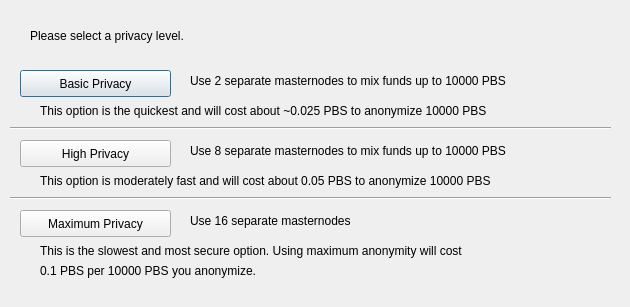
<?xml version="1.0" encoding="UTF-8"?>
<ui version="4.0">
 <class>ObfuscationConfig</class>
 <widget class="QDialog" name="ObfuscationConfig">
  <property name="geometry">
   <rect>
    <x>0</x>
    <y>0</y>
    <width>630</width>
    <height>307</height>
   </rect>
  </property>
  <property name="windowTitle">
   <string>Configure Obfuscation</string>
  </property>
  <widget class="QPushButton" name="buttonBasic">
   <property name="geometry">
    <rect>
     <x>20</x>
     <y>70</y>
     <width>151</width>
     <height>27</height>
    </rect>
   </property>
   <property name="text">
    <string>Basic Privacy</string>
   </property>
  </widget>
  <widget class="QPushButton" name="buttonHigh">
   <property name="geometry">
    <rect>
     <x>20</x>
     <y>140</y>
     <width>151</width>
     <height>27</height>
    </rect>
   </property>
   <property name="text">
    <string>High Privacy</string>
   </property>
  </widget>
  <widget class="QPushButton" name="buttonMax">
   <property name="geometry">
    <rect>
     <x>20</x>
     <y>210</y>
     <width>151</width>
     <height>27</height>
    </rect>
   </property>
   <property name="text">
    <string>Maximum Privacy</string>
   </property>
  </widget>
  <widget class="QLabel" name="label">
   <property name="geometry">
    <rect>
     <x>30</x>
     <y>20</y>
     <width>571</width>
     <height>31</height>
    </rect>
   </property>
   <property name="text">
    <string>Please select a privacy level.</string>
   </property>
  </widget>
  <widget class="QLabel" name="label_2">
   <property name="geometry">
    <rect>
     <x>190</x>
     <y>70</y>
     <width>421</width>
     <height>21</height>
    </rect>
   </property>
   <property name="text">
    <string>Use 2 separate masternodes to mix funds up to 10000 PBS</string>
   </property>
  </widget>
  <widget class="QLabel" name="label_3">
   <property name="geometry">
    <rect>
     <x>190</x>
     <y>140</y>
     <width>411</width>
     <height>21</height>
    </rect>
   </property>
   <property name="text">
    <string>Use 8 separate masternodes to mix funds up to 10000 PBS</string>
   </property>
  </widget>
  <widget class="QLabel" name="label_4">
   <property name="geometry">
    <rect>
     <x>190</x>
     <y>210</y>
     <width>421</width>
     <height>21</height>
    </rect>
   </property>
   <property name="text">
    <string>Use 16 separate masternodes</string>
   </property>
  </widget>
  <widget class="QLabel" name="label_6">
   <property name="geometry">
    <rect>
     <x>40</x>
     <y>100</y>
     <width>561</width>
     <height>21</height>
    </rect>
   </property>
   <property name="text">
    <string>This option is the quickest and will cost about ~0.025 PBS to anonymize 10000 PBS</string>
   </property>
  </widget>
  <widget class="QLabel" name="label_7">
   <property name="geometry">
    <rect>
     <x>40</x>
     <y>170</y>
     <width>561</width>
     <height>21</height>
    </rect>
   </property>
   <property name="text">
    <string>This option is moderately fast and will cost about 0.05 PBS to anonymize 10000 PBS</string>
   </property>
  </widget>
  <widget class="QLabel" name="label_8">
   <property name="geometry">
    <rect>
     <x>40</x>
     <y>240</y>
     <width>561</width>
     <height>21</height>
    </rect>
   </property>
   <property name="text">
    <string>This is the slowest and most secure option. Using maximum anonymity will cost</string>
   </property>
  </widget>
  <widget class="QLabel" name="label_9">
   <property name="geometry">
    <rect>
     <x>40</x>
     <y>260</y>
     <width>561</width>
     <height>21</height>
    </rect>
   </property>
   <property name="text">
    <string>0.1 PBS per 10000 PBS you anonymize.</string>
   </property>
  </widget>
  <widget class="Line" name="line">
   <property name="geometry">
    <rect>
     <x>10</x>
     <y>120</y>
     <width>601</width>
     <height>16</height>
    </rect>
   </property>
   <property name="orientation">
    <enum>Qt::Horizontal</enum>
   </property>
  </widget>
  <widget class="Line" name="line_2">
   <property name="geometry">
    <rect>
     <x>10</x>
     <y>190</y>
     <width>601</width>
     <height>16</height>
    </rect>
   </property>
   <property name="orientation">
    <enum>Qt::Horizontal</enum>
   </property>
  </widget>
 </widget>
 <resources/>
 <connections/>
</ui>
